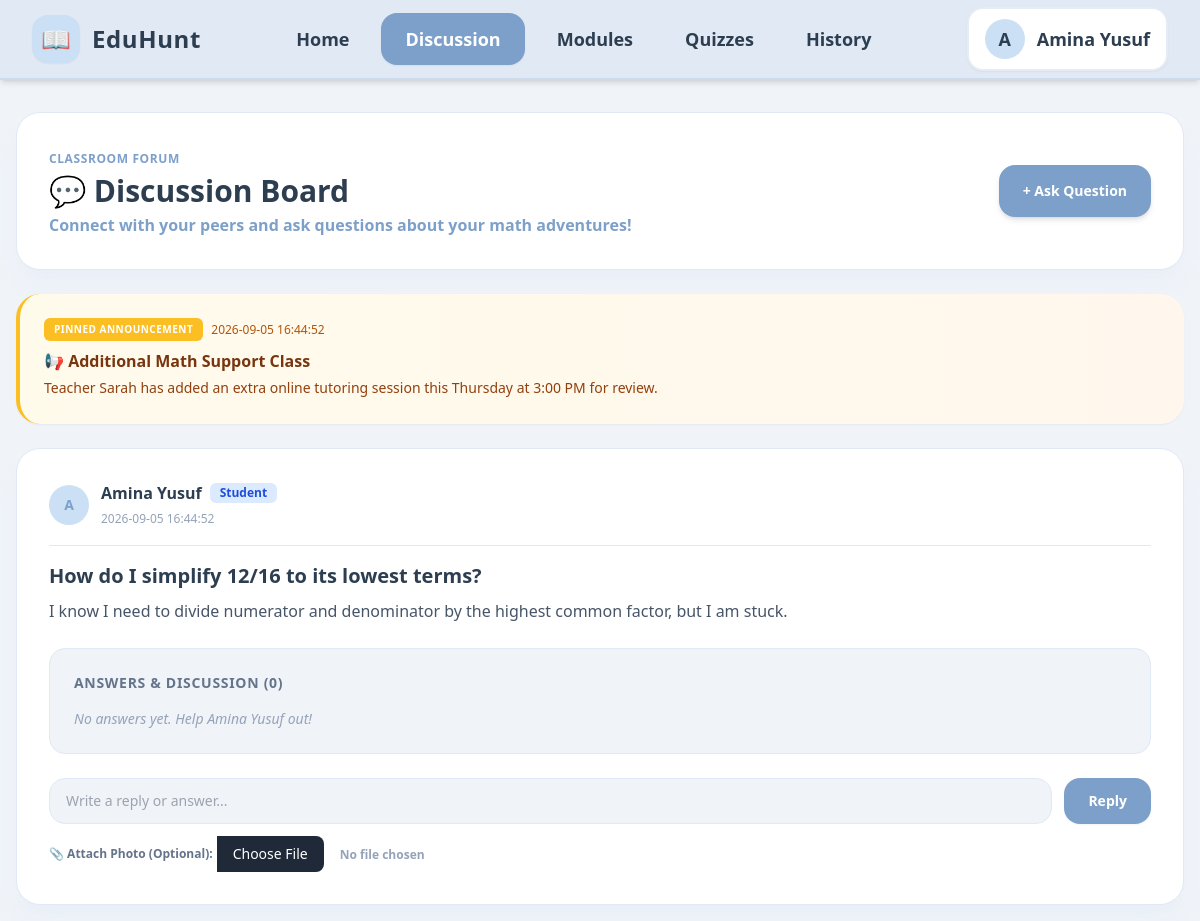
Before: /student/discussion.php with the older database file.
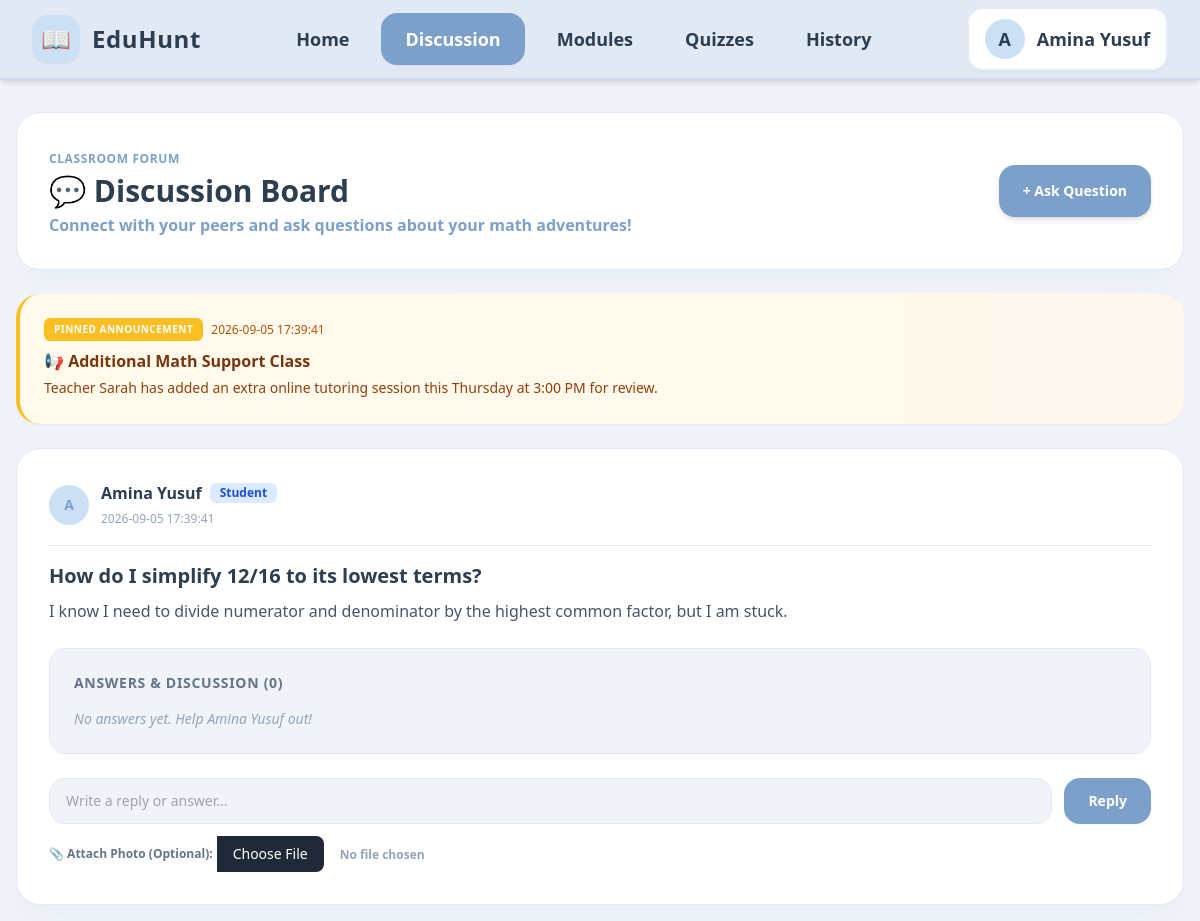
After: the same page with the newer database file.
### tables this page shows
CREATE TABLE students (
        id INTEGER PRIMARY KEY AUTOINCREMENT, 
        classroom_id INTEGER, 
        name TEXT NOT NULL, 
        status TEXT NOT NULL, 
        score INTEGER DEFAULT 0, 
        role TEXT DEFAULT 'student', 
        FOREIGN KEY(classroom_id) REFERENCES classrooms(id) ON DELETE SET NULL
    );

CREATE TABLE announcements (
        id INTEGER PRIMARY KEY AUTOINCREMENT,
        title TEXT NOT NULL,
        content TEXT NOT NULL,
        is_active INTEGER DEFAULT 1,
        created_at DATETIME DEFAULT CURRENT_TIMESTAMP
    );

CREATE TABLE discussion_posts (
        id INTEGER PRIMARY KEY AUTOINCREMENT,
        student_id INTEGER NOT NULL,
        title TEXT NOT NULL,
        content TEXT NOT NULL,
        image_url TEXT DEFAULT NULL,
        created_at DATETIME DEFAULT CURRENT_TIMESTAMP,
        FOREIGN KEY(student_id) REFERENCES students(id) ON DELETE CASCADE
    );

### student/discussion.php (the view, shortened to what this page needs)
<?php
require_once __DIR__ . '/../config/db.php';
$student_id = $_SESSION['student_id'] ?? 1;
$stmt_student = $pdo->prepare("SELECT * FROM students WHERE id = ?");
$stmt_student->execute([$student_id]);
$current_student = $stmt_student->fetch();
if (!$current_student) {
    $current_student = [
        'id' => 1,
        'name' => 'Aina',
        'role' => 'student',
        'level' => 4,
        'xp' => 320
    ];
} else {
    $current_student['level'] = $current_student['level'] ?? 4;
    $current_student['xp'] = $current_student['xp'] ?? 320;
}
$announcementsStmt = $pdo->query("
    SELECT id, title, content, created_at
    FROM announcements
    WHERE is_active = 1
    ORDER BY created_at DESC
");
$announcements = $announcementsStmt->fetchAll();
$postsStmt = $pdo->query("
    SELECT p.id, p.title, p.content, p.image_url, p.created_at, s.name as author, s.role
    FROM discussion_posts p
    LEFT JOIN students s ON p.student_id = s.id
    ORDER BY p.created_at DESC
");
$discussions = $postsStmt->fetchAll();
?>
<!DOCTYPE html>
<html lang="en">
<head>
    <script src="https://cdn.tailwindcss.com"></script>
    <link href="https://cdn.jsdelivr.net/npm/flowbite@2.5.1/dist/flowbite.min.css" rel="stylesheet" />
</head>
<body class="bg-pastel-bg text-pastel-text min-h-screen flex flex-col items-center justify-start p-4 pt-28">
    <nav class="bg-pastel-nav fixed w-full h-20 z-50 top-0 start-0 border-b-2 border-pastel-primary/20 shadow-md flex items-center">
        <div class="w-full max-w-[85rem] mx-auto px-8 flex items-center justify-between">
            <a href="index.php" class="flex items-center gap-3 flex-shrink-0">
                <div class="bg-pastel-badge w-12 h-12 rounded-2xl flex items-center justify-center shadow-sm">
                    <span class="text-2xl">📖</span>
                </div>
                <span class="text-2xl font-black tracking-wide text-pastel-text hidden lg:block">EduHunt</span>
            </a>
            <div class="hidden md:flex items-center justify-center flex-1 mx-6">
                <ul class="flex items-center gap-3 text-lg font-bold">
                    <li><a href="index.php" class="flex items-center px-5 py-3 rounded-2xl text-pastel-text hover:bg-pastel-card hover:text-pastel-primary">Home</a></li>
                    <li><a href="discussion.php" class="flex items-center px-6 py-3 rounded-2xl bg-pastel-primary text-white shadow-sm">Discussion</a></li>
                    <li><a href="module.php" class="flex items-center px-5 py-3 rounded-2xl text-pastel-text hover:bg-pastel-card hover:text-pastel-primary">Modules</a></li>
                    <li><a href="quiz.php" class="flex items-center px-5 py-3 rounded-2xl text-pastel-text hover:bg-pastel-card hover:text-pastel-primary">Quizzes</a></li>
                    <li><a href="history.php" class="flex items-center px-5 py-3 rounded-2xl text-pastel-text hover:bg-pastel-card hover:text-pastel-primary">History</a></li>
                </ul>
            </div>
            <div class="flex items-center flex-shrink-0 relative">
                <div class="flex items-center gap-3 py-2.5 px-4 bg-pastel-card border-2 border-pastel-primary/20 rounded-2xl shadow-sm">
                    <div class="w-10 h-10 rounded-full bg-pastel-badge flex items-center justify-center font-black text-pastel-text text-lg">
                        <?= strtoupper(substr($current_student['name'], 0, 1)) ?>
                    </div>
                    <span class="text-lg font-bold text-pastel-text hidden sm:block"><?= htmlspecialchars($current_student['name']) ?></span>
                </div>
            </div>
        </div>
    </nav>
    <main class="w-full max-w-[85rem] flex flex-col gap-6">
        <div class="bg-pastel-card border border-pastel-nav px-8 py-8 rounded-3xl shadow-xl shadow-pastel-nav/30 flex flex-col sm:flex-row justify-between items-start sm:items-center gap-4">
            <div>
                <span class="text-xs font-bold text-pastel-primary uppercase tracking-wider">Classroom Forum</span>
                <h1 class="text-2xl sm:text-3xl font-black text-pastel-text mt-1">💬 Discussion Board</h1>
                <p class="text-pastel-primary font-semibold mt-1">Connect with your peers and ask questions about your math adventures!</p>
            </div>
            <button onclick="toggleModal()" class="bg-pastel-primary hover:bg-pastel-hover text-white text-sm font-bold px-6 py-4 rounded-2xl transition shadow-md flex items-center gap-2 cursor-pointer">
                <span>+ Ask Question</span>
            </button>
        </div>
        <?php if (!empty($announcements)): ?>
            <div class="space-y-4">
                <?php foreach ($announcements as $announcement): ?>
                    <div class="bg-gradient-to-r from-amber-50 to-orange-50 border-l-4 border-amber-400 p-6 rounded-3xl shadow-sm relative">
                        <div class="flex items-center justify-between mb-2">
                            <div class="flex items-center gap-2">
                                <span class="bg-amber-400 text-white text-[10px] font-black px-2.5 py-1 rounded-md uppercase tracking-wider">Pinned Announcement</span>
                                <span class="text-xs text-amber-700 font-medium"><?= htmlspecialchars($announcement['created_at']) ?></span>
                            </div>
                        </div>
                        <h3 class="text-base font-bold text-amber-900 mb-1"><?= htmlspecialchars($announcement['title']) ?></h3>
                        <p class="text-sm text-amber-800 leading-relaxed"><?= htmlspecialchars($announcement['content']) ?></p>
                    </div>
                <?php endforeach; ?>
            </div>
        <?php endif; ?>
        <div class="space-y-6">
            <?php if (empty($discussions)): ?>
                <div class="bg-pastel-card p-12 text-center rounded-3xl border border-pastel-nav shadow-sm">
                    <p class="text-slate-400 text-base">No questions asked yet. Click <strong>+ Ask Question</strong> to start one!</p>
                </div>
            <?php else: ?>
                <?php foreach ($discussions as $post): ?>
                    <div class="bg-pastel-card p-8 rounded-3xl border border-pastel-nav shadow-xl shadow-pastel-nav/30">
                        <div class="flex items-center justify-between border-b border-pastel-nav pb-4 mb-4">
                            <div class="flex items-center gap-3">
                                <div class="w-10 h-10 rounded-full bg-pastel-badge text-pastel-primary font-bold text-sm flex items-center justify-center">
                                    <?= strtoupper(substr($post['author'] ?? 'U', 0, 1)) ?>
                                </div>
                                <div>
                                    <div class="flex items-center gap-2">
                                        <span class="font-bold text-base text-pastel-text">
                                            <?= htmlspecialchars($post['author'] ?? 'Deleted Student') ?>
                                        </span>
                                        <?php if (($post['role'] ?? '') === 'teacher'): ?>
                                            <span class="bg-amber-100 text-amber-700 text-xs font-bold px-2.5 py-0.5 rounded-md">Teacher</span>
                                        <?php else: ?>
                                            <span class="bg-blue-100 text-blue-700 text-xs font-bold px-2.5 py-0.5 rounded-md">Student</span>
                                        <?php endif; ?>
                                    </div>
                                    <span class="text-xs text-slate-400"><?= htmlspecialchars($post['created_at']) ?></span>
                                </div>
                            </div>
                        </div>
                        <h2 class="text-xl font-bold text-pastel-text mb-2"><?= htmlspecialchars($post['title']) ?></h2>
                        <p class="text-base text-slate-600 mb-6 leading-relaxed"><?= htmlspecialchars($post['content']) ?></p>
                        <div class="space-y-4 bg-pastel-bg p-6 rounded-2xl border border-pastel-nav mb-6">
                            <h3 class="text-sm font-bold text-slate-500 uppercase tracking-wider mb-3">
                                Answers & Discussion (<?= count($post['replies']) ?>)
                            </h3>
                            <?php if (empty($post['replies'])): ?>
                                <p class="text-sm text-slate-400 italic">No answers yet. Help <?= htmlspecialchars($post['author'] ?? 'them') ?> out!</p>
                            <?php endif; ?>
                        </div>
                        <form action="discussion.php" method="POST" enctype="multipart/form-data" class="space-y-3">
                            <div class="flex gap-3">
                                <input type="text" name="reply_content" placeholder="Write a reply or answer..." class="flex-1 text-sm bg-pastel-bg px-4 py-3 rounded-2xl border border-pastel-nav focus:outline-none focus:border-pastel-primary">
                                <button type="submit" class="bg-pastel-primary hover:bg-pastel-hover text-white text-sm font-bold px-6 py-3 rounded-2xl transition shadow-sm cursor-pointer">
                                    Reply
                                </button>
                            </div>
                            <div class="flex items-center gap-2">
                                <label class="text-xs text-slate-500 font-semibold cursor-pointer hover:text-pastel-primary flex items-center gap-1">
                                    <span>📎 Attach Photo (Optional):</span>
                                    <input type="file" name="reply_image" accept="image/*" class="text-xs text-slate-400 file:mr-2 file:py-1 file:px-3 file:rounded-lg file:border-0 file:text-xs file:font-semibold file:bg-blue-50 file:text-pastel-primary hover:file:bg-blue-100 cursor-pointer">
                                </label>
                            </div>
                        </form>
                    </div>
                <?php endforeach; ?>
            <?php endif; ?>
        </div>
    </main>
</body>
</html>

Changed rows visible on the page:
changed announcements "📢 Additional Math Support Class": created_at "2026-09-05 16:44:52" → "2026-09-05 17:39:41"
changed discussion_posts "How do I simplify 12/16 to its lowest terms?": created_at "2026-09-05 16:44:52" → "2026-09-05 17:39:41"
